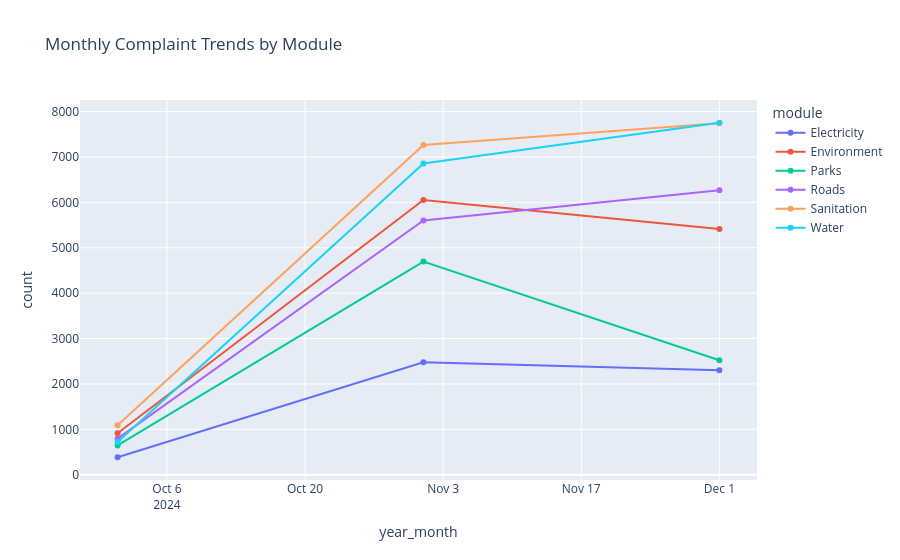

Source (notebook cell):
### Code cell
df['year_month'] = df['created_date'].dt.to_period('M').astype(str)
monthly = df.groupby(['year_month', 'module']).size().reset_index(name='count')

fig = px.line(
    monthly,
    x='year_month', y='count', color='module',
    title='Monthly Complaint Trends by Module',
    markers=True
)
fig.show()

### Figure 1 — Plotly figure (JSON) as saved in the notebook; plotly's stock layout.template omitted (floating-point values rounded to 4 significant figures)
{"data": [{"hovertemplate": "module=Electricity<br>year_month=%{x}<br>count=%{y}<extra></extra>", "legendgroup": "Electricity", "line": {"color": "#636efa", "dash": "solid"}, "marker": {"symbol": "circle"}, "mode": "lines+markers", "name": "Electricity", "orientation": "v", "showlegend": true, "type": "scatter", "x": ["2024-10", "2024-11", "2024-12"], "xaxis": "x", "y": [385, 2479, 2302], "yaxis": "y"}, {"hovertemplate": "module=Environment<br>year_month=%{x}<br>count=%{y}<extra></extra>", "legendgroup": "Environment", "line": {"color": "#EF553B", "dash": "solid"}, "marker": {"symbol": "circle"}, "mode": "lines+markers", "name": "Environment", "orientation": "v", "showlegend": true, "type": "scatter", "x": ["2024-10", "2024-11", "2024-12"], "xaxis": "x", "y": [914, 6054, 5411], "yaxis": "y"}, {"hovertemplate": "module=Parks<br>year_month=%{x}<br>count=%{y}<extra></extra>", "legendgroup": "Parks", "line": {"color": "#00cc96", "dash": "solid"}, "marker": {"symbol": "circle"}, "mode": "lines+markers", "name": "Parks", "orientation": "v", "showlegend": true, "type": "scatter", "x": ["2024-10", "2024-11", "2024-12"], "xaxis": "x", "y": [645, 4695, 2522], "yaxis": "y"}, {"hovertemplate": "module=Roads<br>year_month=%{x}<br>count=%{y}<extra></extra>", "legendgroup": "Roads", "line": {"color": "#ab63fa", "dash": "solid"}, "marker": {"symbol": "circle"}, "mode": "lines+markers", "name": "Roads", "orientation": "v", "showlegend": true, "type": "scatter", "x": ["2024-10", "2024-11", "2024-12"], "xaxis": "x", "y": [795, 5603, 6267], "yaxis": "y"}, {"hovertemplate": "module=Sanitation<br>year_month=%{x}<br>count=%{y}<extra></extra>", "legendgroup": "Sanitation", "line": {"color": "#FFA15A", "dash": "solid"}, "marker": {"symbol": "circle"}, "mode": "lines+markers", "name": "Sanitation", "orientation": "v", "showlegend": true, "type": "scatter", "x": ["2024-10", "2024-11", "2024-12"], "xaxis": "x", "y": [1089, 7265, 7742], "yaxis": "y"}, {"hovertemplate": "module=Water<br>year_month=%{x}<br>count=%{y}<extra></extra>", "legendgroup": "Water", "line": {"color": "#19d3f3", "dash": "solid"}, "marker": {"symbol": "circle"}, "mode": "lines+markers", "name": "Water", "orientation": "v", "showlegend": true, "type": "scatter", "x": ["2024-10", "2024-11", "2024-12"], "xaxis": "x", "y": [719, 6858, 7754], "yaxis": "y"}], "layout": {"legend": {"title": {"text": "module"}, "tracegroupgap": 0}, "title": {"text": "Monthly Complaint Trends by Module"}, "xaxis": {"anchor": "y", "domain": [0, 1], "title": {"text": "year_month"}}, "yaxis": {"anchor": "x", "domain": [0, 1], "title": {"text": "count"}}}}
